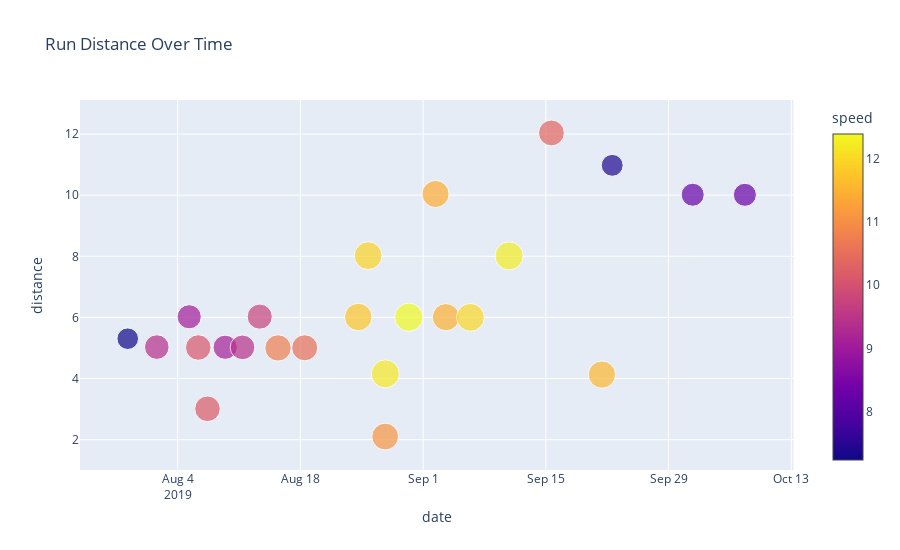

The cell this chart's notebook holds for it:
### Code cell
px.scatter(df, x="date", y="distance",
           color="speed", size="speed",
           title="Run Distance Over Time",
           height=550, width=900
          )

### Figure 1 — Plotly figure (JSON) as saved in the notebook; plotly's stock layout.template omitted (floating-point values rounded to 4 significant figures)
{"data": [{"hoverlabel": {"namelength": 0}, "hovertemplate": "date=%{x}<br>distance=%{y}<br>speed=%{marker.color}", "legendgroup": "", "marker": {"color": [7.232, 9.396, 9.036, 10.09, 10.16, 9.115, 9.422, 9.767, 10.77, 10.53, 11.77, 11.91, 11.1, 12.19, 12.39, 11.42, 11.47, 11.98, 12.25, 10.35, 11.56, 7.416, 8.203, 8.233], "coloraxis": "coloraxis", "size": [7.232, 9.396, 9.036, 10.09, 10.16, 9.115, 9.422, 9.767, 10.77, 10.53, 11.77, 11.91, 11.1, 12.19, 12.39, 11.42, 11.47, 11.98, 12.25, 10.35, 11.56, 7.416, 8.203, 8.233], "sizemode": "area", "sizeref": 0.03098, "symbol": "circle"}, "mode": "markers", "name": "", "showlegend": false, "type": "scatter", "x": ["2019-07-29T07:25:44.000-04:00", "2019-08-01T14:55:39.000-04:00", "2019-08-05T07:39:25.000-04:00", "2019-08-06T08:28:33.000-04:00", "2019-08-07T09:44:58.000-04:00", "2019-08-09T10:11:15.000-04:00", "2019-08-11T09:39:20.000-04:00", "2019-08-13T08:44:11.000-04:00", "2019-08-15T10:51:02.000-04:00", "2019-08-18T11:52:10.000-04:00", "2019-08-24T14:34:46.000+10:00", "2019-08-25T17:33:44.000+10:00", "2019-08-27T16:16:31.000+10:00", "2019-08-27T16:30:36.000+10:00", "2019-08-30T08:52:55.000+10:00", "2019-09-02T10:03:07.000+10:00", "2019-09-03T14:31:51.000+10:00", "2019-09-06T09:32:52.000+10:00", "2019-09-10T19:32:48.000+10:00", "2019-09-15T15:25:47.000+10:00", "2019-09-21T09:36:13.000+10:00", "2019-09-22T13:48:18.000+10:00", "2019-10-01T18:11:19.000+10:00", "2019-10-07T17:03:06.000+11:00"], "xaxis": "x", "y": [5.304, 5.029, 6.022, 5.015, 3.011, 5.023, 5.02, 6.026, 5.002, 5.005, 6.013, 8.021, 2.103, 4.154, 6.006, 10.04, 6.007, 6.002, 8.014, 12.04, 4.129, 10.98, 10.01, 10.01], "yaxis": "y"}], "layout": {"coloraxis": {"colorbar": {"title": {"text": "speed"}}, "colorscale": [[0, "#0d0887"], [0.1111, "#46039f"], [0.2222, "#7201a8"], [0.3333, "#9c179e"], [0.4444, "#bd3786"], [0.5556, "#d8576b"], [0.6667, "#ed7953"], [0.7778, "#fb9f3a"], [0.8889, "#fdca26"], [1, "#f0f921"]]}, "height": 550, "legend": {"itemsizing": "constant", "tracegroupgap": 0}, "title": {"text": "Run Distance Over Time"}, "width": 900, "xaxis": {"anchor": "y", "autorange": true, "domain": [0, 0.98], "range": ["2019-07-23 20:35:04.2508", "2019-10-13 06:06:55.4421"], "title": {"text": "date"}, "type": "date"}, "yaxis": {"anchor": "x", "autorange": true, "domain": [0, 1], "range": [1.008, 13.11], "title": {"text": "distance"}, "type": "linear"}}}
